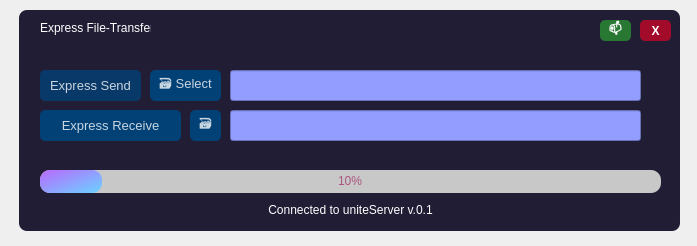
<?xml version="1.0" encoding="UTF-8"?>
<ui version="4.0">
 <class>MainWindow</class>
 <widget class="QMainWindow" name="MainWindow">
  <property name="geometry">
   <rect>
    <x>0</x>
    <y>0</y>
    <width>697</width>
    <height>246</height>
   </rect>
  </property>
  <property name="windowTitle">
   <string>MainWindow</string>
  </property>
  <widget class="QWidget" name="centralwidget">
   <widget class="QLabel" name="label_4">
    <property name="geometry">
     <rect>
      <x>19</x>
      <y>10</y>
      <width>661</width>
      <height>221</height>
     </rect>
    </property>
    <property name="font">
     <font>
      <italic>false</italic>
      <bold>false</bold>
     </font>
    </property>
    <property name="styleSheet">
     <string notr="true">background-color:rgba(6, 1, 28, 225);
border-radius:8px;</string>
    </property>
    <property name="text">
     <string/>
    </property>
   </widget>
   <widget class="QPushButton" name="btn_exit">
    <property name="geometry">
     <rect>
      <x>640</x>
      <y>20</y>
      <width>31</width>
      <height>21</height>
     </rect>
    </property>
    <property name="font">
     <font>
      <bold>true</bold>
     </font>
    </property>
    <property name="cursor">
     <cursorShape>PointingHandCursor</cursorShape>
    </property>
    <property name="autoFillBackground">
     <bool>false</bool>
    </property>
    <property name="styleSheet">
     <string notr="true">QPushButton {
	color: rgb(255, 255, 255);
	background-color: rgb(163, 11, 42);
	border: 0px solid;
	border-radius: 5px;
}
QPushButton:hover {
	background-color: rgb(240, 12, 58);
}</string>
    </property>
    <property name="text">
     <string>X</string>
    </property>
   </widget>
   <widget class="QProgressBar" name="progressBar">
    <property name="geometry">
     <rect>
      <x>40</x>
      <y>170</y>
      <width>621</width>
      <height>23</height>
     </rect>
    </property>
    <property name="styleSheet">
     <string notr="true">QProgressBar{
	background-color: rgb(200, 200, 200);
	color: rgb(170,85,127);
	border-style: solid;
	border-radius: 10px;
	text-align: center;
}

QProgressBar::chunk{
	border-radius: 10px;
	background-color: qlineargradient(spread:pad, x1:0, y1:0, x2:1, y2:1, stop:0 rgba(185,105,254,255), stop:1 rgba(106,211,255,255));
}</string>
    </property>
    <property name="value">
     <number>10</number>
    </property>
   </widget>
   <widget class="QPushButton" name="pushButton">
    <property name="geometry">
     <rect>
      <x>40</x>
      <y>70</y>
      <width>101</width>
      <height>31</height>
     </rect>
    </property>
    <property name="font">
     <font>
      <pointsize>10</pointsize>
     </font>
    </property>
    <property name="cursor">
     <cursorShape>PointingHandCursor</cursorShape>
    </property>
    <property name="styleSheet">
     <string notr="true">QPushButton#pushButton{
background-color:rgba(2,65,118,255);
color:rgba(255,255,255,200);
border-radius:5px
}

QPushButton#pushButton:pressed{
padding-left:5px;
padding-top:5px;
background-color:rgba(2,65,118,100);
background-position:calc(100% - 10px)center;
}

QPushButton#pushButton{
background-color:rgba(2,65,118,200);
}
</string>
    </property>
    <property name="text">
     <string>Express Send</string>
    </property>
   </widget>
   <widget class="QPushButton" name="pushButton_2">
    <property name="geometry">
     <rect>
      <x>40</x>
      <y>110</y>
      <width>141</width>
      <height>31</height>
     </rect>
    </property>
    <property name="font">
     <font>
      <pointsize>10</pointsize>
     </font>
    </property>
    <property name="cursor">
     <cursorShape>PointingHandCursor</cursorShape>
    </property>
    <property name="styleSheet">
     <string notr="true">QPushButton#pushButton_2{
background-color:rgba(2,65,118,255);
color:rgba(255,255,255,200);
border-radius:5px
}

QPushButton#pushButton_2:pressed{
padding-left:5px;
padding-top:5px;
background-color:rgba(2,65,118,100);
background-position:calc(100% - 10px)center;
}

QPushButton#pushButton{
background-color:rgba(2,65,118,200);
}
</string>
    </property>
    <property name="text">
     <string>Express Receive</string>
    </property>
   </widget>
   <widget class="QLineEdit" name="lineEdit">
    <property name="geometry">
     <rect>
      <x>230</x>
      <y>110</y>
      <width>411</width>
      <height>31</height>
     </rect>
    </property>
    <property name="styleSheet">
     <string notr="true">background-color: rgb(146, 157, 255);</string>
    </property>
   </widget>
   <widget class="QPushButton" name="pushButton_3">
    <property name="geometry">
     <rect>
      <x>190</x>
      <y>110</y>
      <width>31</width>
      <height>31</height>
     </rect>
    </property>
    <property name="font">
     <font>
      <pointsize>10</pointsize>
     </font>
    </property>
    <property name="cursor">
     <cursorShape>PointingHandCursor</cursorShape>
    </property>
    <property name="styleSheet">
     <string notr="true">QPushButton#pushButton_3{
background-color:rgba(2,65,118,255);
color:rgba(255,255,255,200);
border-radius:5px
}

QPushButton#pushButton_3:pressed{
padding-left:5px;
padding-top:5px;
background-color:rgba(2,65,118,100);
background-position:calc(100% - 10px)center;
}

QPushButton#pushButton{
background-color:rgba(2,65,118,200);
}
</string>
    </property>
    <property name="text">
     <string>🗃️</string>
    </property>
   </widget>
   <widget class="QLineEdit" name="lineEdit_2">
    <property name="geometry">
     <rect>
      <x>230</x>
      <y>70</y>
      <width>411</width>
      <height>31</height>
     </rect>
    </property>
    <property name="styleSheet">
     <string notr="true">background-color: rgb(146, 157, 255);</string>
    </property>
   </widget>
   <widget class="QLabel" name="label">
    <property name="geometry">
     <rect>
      <x>40</x>
      <y>20</y>
      <width>111</width>
      <height>16</height>
     </rect>
    </property>
    <property name="styleSheet">
     <string notr="true">color: rgb(255, 255, 255);</string>
    </property>
    <property name="text">
     <string>Express File-Transfer</string>
    </property>
   </widget>
   <widget class="QLabel" name="label_3">
    <property name="geometry">
     <rect>
      <x>40</x>
      <y>200</y>
      <width>621</width>
      <height>20</height>
     </rect>
    </property>
    <property name="styleSheet">
     <string notr="true">color: rgb(255, 255, 255);</string>
    </property>
    <property name="text">
     <string>Connected to uniteServer v.0.1</string>
    </property>
    <property name="alignment">
     <set>Qt::AlignCenter</set>
    </property>
   </widget>
   <widget class="QPushButton" name="pushButton_4">
    <property name="geometry">
     <rect>
      <x>150</x>
      <y>70</y>
      <width>71</width>
      <height>31</height>
     </rect>
    </property>
    <property name="font">
     <font>
      <pointsize>10</pointsize>
     </font>
    </property>
    <property name="cursor">
     <cursorShape>PointingHandCursor</cursorShape>
    </property>
    <property name="styleSheet">
     <string notr="true">QPushButton#pushButton_4{
background-color:rgba(2,65,118,255);
color:rgba(255,255,255,200);
border-radius:5px
}

QPushButton#pushButton_4:pressed{
padding-left:5px;
padding-top:5px;
background-color:rgba(2,65,118,100);
background-position:calc(100% - 10px)center;
}

QPushButton#pushButton{
background-color:rgba(2,65,118,200);
}
</string>
    </property>
    <property name="text">
     <string>🗃️ Select</string>
    </property>
   </widget>
   <widget class="QPushButton" name="btn_list">
    <property name="geometry">
     <rect>
      <x>600</x>
      <y>20</y>
      <width>31</width>
      <height>21</height>
     </rect>
    </property>
    <property name="font">
     <font>
      <bold>true</bold>
     </font>
    </property>
    <property name="cursor">
     <cursorShape>PointingHandCursor</cursorShape>
    </property>
    <property name="autoFillBackground">
     <bool>false</bool>
    </property>
    <property name="styleSheet">
     <string notr="true">QPushButton {
	color: rgb(255, 255, 255);
	background-color: rgb(40, 120, 52);
	border: 0px solid;
	border-radius: 5px;
}
QPushButton:hover {
	background-color: rgb(55, 189, 75);
}</string>
    </property>
    <property name="text">
     <string>📫</string>
    </property>
   </widget>
  </widget>
 </widget>
 <resources/>
 <connections/>
</ui>
